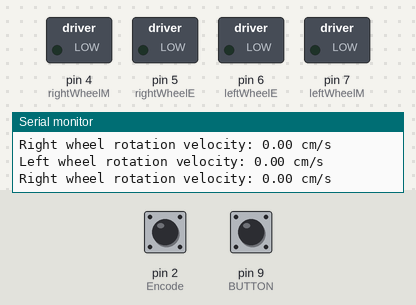
Recording of a sketch running on a simulated Arduino Uno, built with avr-gcc and run on an emulated ATmega328P. On the bench: switched loads named in the sketch (green lamp = pin HIGH), the last lines printed to the serial monitor. The inputs (shaded band) are chosen by the test bench; at power-on: pin 9 (BUTTON) HIGH, pin 2 (Encode) HIGH.

Above: at 2.8 s.
2.9 s: pin 9 (BUTTON) pulled LOW for 1.25 s
At 6.3 s:
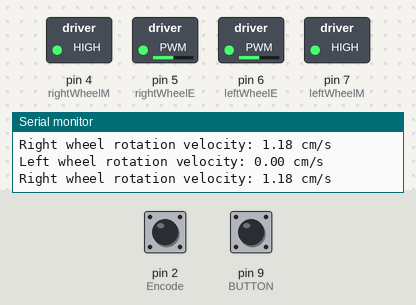
6.6 s: pin 9 (BUTTON) driven LOW
At 8.1 s:
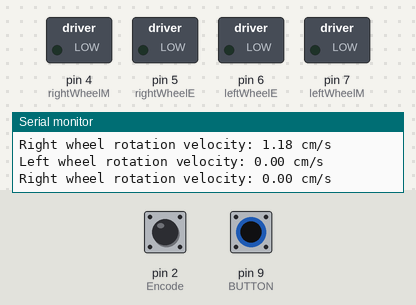
10.7 s: pin 9 (BUTTON) driven HIGH
At 11.5 s:
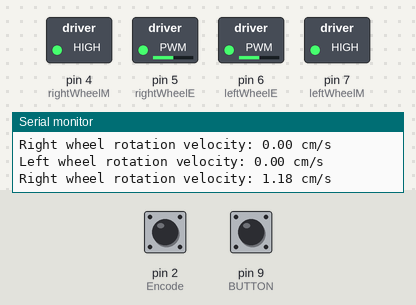
Timing chart, 0 to 20.8 s (numbered marks = the images above; inputs shaded):
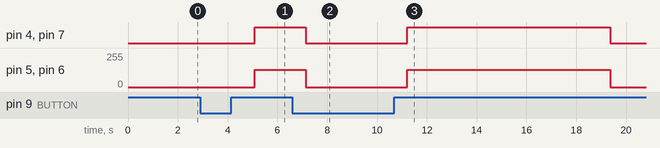

Measured:
- after the input at 2.9 s, pin 4 (rightWheelM), pin 7 (leftWheelM): LOW → HIGH after 2.2 s; pin 5 (rightWheelE), pin 6 (leftWheelE): 0/255 → 128/255 after 2.2 s
- after the input at 6.6 s, pin 4 (rightWheelM), pin 7 (leftWheelM): HIGH → LOW after 0.53 s; pin 5 (rightWheelE), pin 6 (leftWheelE): 128/255 → 0/255 after 0.53 s
- after the input at 10.7 s, pin 4 (rightWheelM), pin 7 (leftWheelM): LOW → HIGH after 0.50 s, → LOW 8.2 s later; pin 5 (rightWheelE), pin 6 (leftWheelE): 0/255 → 128/255 after 0.50 s, → 0/255 8.2 s later

The sketch:

ELEC299lab2.ino
```cpp
#define leftWheelE 6
#define leftWheelM 7
#define rightWheelE 5
#define rightWheelM 4
#define LEDPIN 13
#define BUTTON 9
#define Encode 2
#define EncodeL 3
int count;
int check;
int bstate;
int hold;
int state;
int stateL;
int oldCheck;
int oldCount;
unsigned long nowL;
unsigned long nowR;
unsigned long beforeL;
unsigned long beforeR;
double velL;
double velR;
void setup() {
  // put your setup code here, to run once:
  pinMode(leftWheelE, OUTPUT);
  pinMode(rightWheelE, OUTPUT);
  pinMode(leftWheelM, OUTPUT);
  pinMode(rightWheelM, OUTPUT);
  pinMode(Encode, INPUT);
  state = digitalRead(Encode);
  beforeL = millis();
  beforeR = millis();
  oldCheck = 0;
  oldCount = 0;
  Serial.begin(9600);
}
void loop() {
  bstate = digitalRead(BUTTON);
    if (bstate == 0) {
    hold = 1;
  }
   if (bstate == 1 && hold == 1 && count < 10)
   {
    count++;
    forward();
   }
   else
   {
    stop();
   }

    Serial.print("Left wheel rotation velocity: ");
    speedL();
    Serial.println(" cm/s");
    Serial.print("Right wheel rotation velocity: ");
    speedR();
    Serial.println(" cm/s");
    delay(1000);
}
    void forward () {
  digitalWrite(leftWheelM, HIGH);
  digitalWrite(rightWheelM, HIGH);
  analogWrite(leftWheelE, 128);
  analogWrite(rightWheelE, 128);
}
void stop() {
  digitalWrite(leftWheelM, LOW);
  digitalWrite(rightWheelM, LOW);
  analogWrite(leftWheelE, 0);
  analogWrite(rightWheelE, 0);
}
void transition() {
  if (digitalRead(Encode) != state ) {
    state = digitalRead(Encode);
  }
}
void transitionL() {
  if (digitalRead(EncodeL) != stateL ) {
    check++;
    state = digitalRead(EncodeL);
  }
}
void speedL() {
  nowL = millis();
  velL = ((check - oldCheck)*1.18)/((nowL - beforeL)/1000);
  beforeL = nowL;
  oldCheck = check;
  Serial.print(velL);
}
void speedR() {
  nowR = millis();
  velR = ((count - oldCount)*1.18)/((nowR - beforeR)/1000);
  beforeR = nowR;
  oldCount = count;
  Serial.print(velR);
}
```
